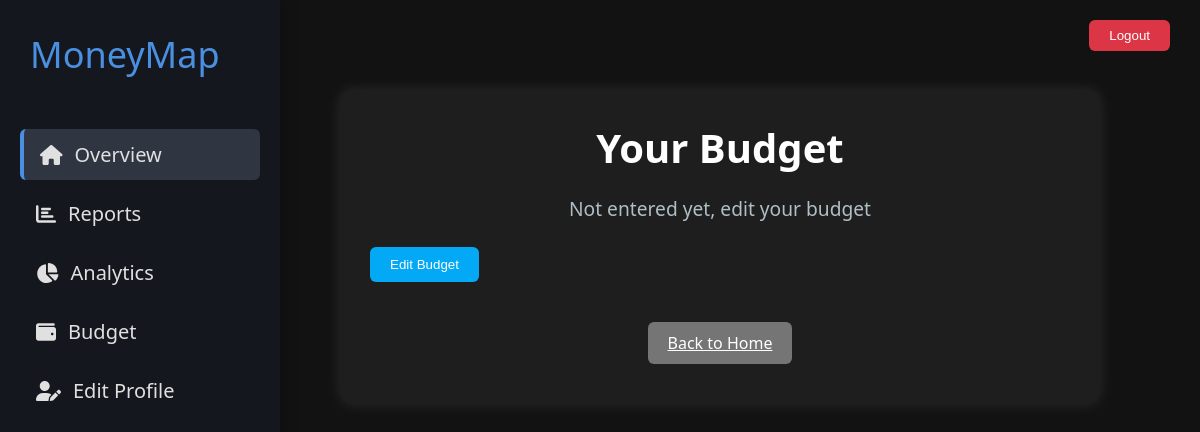
Before: /budget/ (signed in) with the older database file.
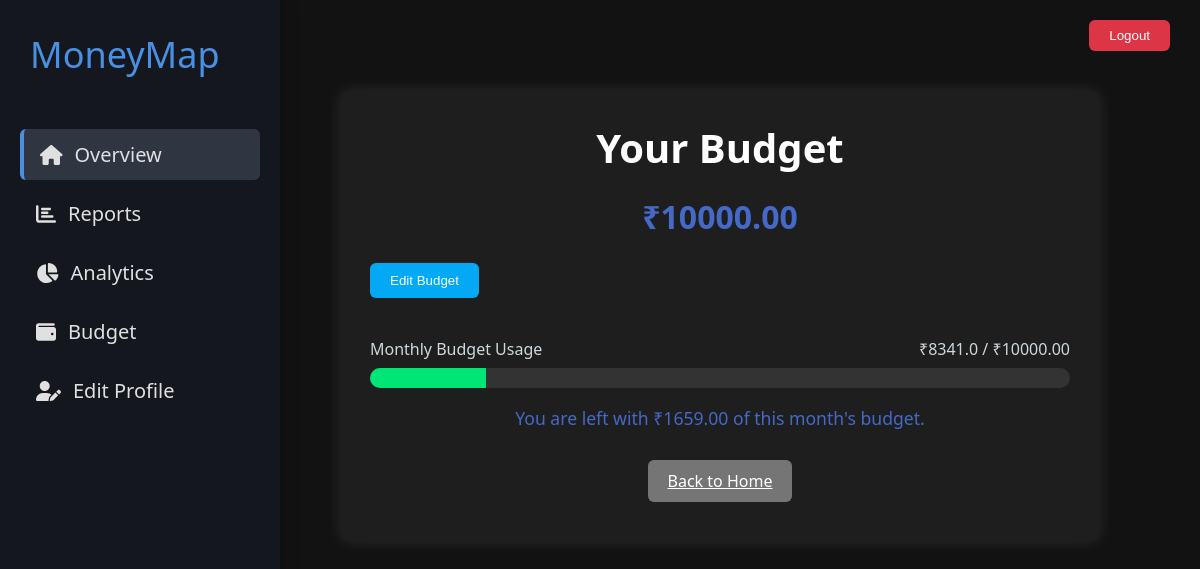
After: the same page with the newer database file.
### budgeting/models.py (models this page shows, shortened)
class Budget(models.Model):
    user = models.ForeignKey(User, on_delete=models.CASCADE)
    amount = models.DecimalField(max_digits=12, decimal_places=2)
    month = models.IntegerField()
    year = models.IntegerField()
    created_at = models.DateTimeField(auto_now_add=True)
    updated_at = models.DateTimeField(auto_now=True)
    class Meta:
        app_label = 'budgeting'  # Explicitly define app_label
        unique_together = ['user', 'month', 'year']

### budgeting/views.py (the view)
# urls.py: path('', views.budget_page, name='budget_page'),
@login_required
def budget_page(request):
    current_date = timezone.now()
    current_month = current_date.month
    current_year = current_date.year
    try:
        budget_obj = Budget.objects.get(
            user=request.user,
            month=current_month,
            year=current_year
        )
        budget = budget_obj.amount
    except Budget.DoesNotExist:
        budget = None
    if budget:
        spent = Decimal(str(get_total_spending_current_month(request.user)))
        remaining = budget - spent
        progress_percentage = min((remaining / budget) * 100, 100) if budget > 0 else 0
    else:
        spent = 0
        remaining = 0
        progress_percentage = 0
    context = {
        'budget': budget,
        'spent': spent,
        'remaining': remaining,
        'abs_remaining': abs(remaining),
        'progress_percentage': progress_percentage,
    }
    return render(request, 'budgeting/budget.html', context)

### budgeting/templates/budgeting/budget.html (shortened to what this page needs)
{% extends 'base.html' %}
{% load static %}
{% block content %}
<div class="budget-container">
    <div class="budget-header">
        <h1>Your Budget</h1>
        <div class="budget-display" id="budgetDisplay">
            {% if budget %}
                <span class="budget-amount">₹{{ budget }}</span>
            {% else %}
                <span class="budget-empty">Not entered yet, edit your budget</span>
            {% endif %}
        </div>
        <button id="editBudgetBtn" class="btn">Edit Budget</button>
    </div>
    {% if budget %}
    <div class="budget-progress-section">
        <div class="progress-info">
            <div class="progress-label">Monthly Budget Usage</div>
            <div class="progress-values">
                <span id="spentAmount">₹{{ spent }}</span> / <span id="totalBudget">₹{{ budget }}</span>
            </div>
        </div>
        <div class="progress-bar">
            <div class="progress-bar-inner" id="progressBar" style="width: {{ progress_percentage }}%"></div>
        </div>
        <div class="remaining-budget">
            {% if budget %}
                {% if remaining >= 0 %}
                    <p class="text-success fs-5 mt-3">You are left with ₹{{ remaining|floatformat:2 }} of this month's budget.</p>
                {% else %}
                    <p class="text-danger fs-5 mt-3">You have exceeded your budget by ₹{{ abs_remaining|floatformat:2 }}.</p>
                {% endif %}
            {% else %}
                <p class="text-warning fs-5 mt-3">No budget set for this month.</p>
            {% endif %}
        </div>
    </div>
    {% endif %}
    <div class="navigation">
        <a href="{% url 'dashboard' %}" class="btn btn-secondary">Back to Home</a>
    </div>
</div>
{% endblock %}

Changed rows visible on the page:
added Budget: amount "10000.00"
Other visible differences:
{{ spent }}: (not shown) → "8341.0"
{{ remaining|floatformat:2 }}: (not shown) → "1659.00"
text no longer shown: "Not entered yet, edit your budget"
text now shown: "₹ Monthly Budget Usage ₹ / ₹ You are left with ₹ of this month's budget."
